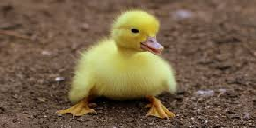
#> input picture aiMath/img1.png, 256 x 128 px
$ python 2018125084_week5.py
#> lines starting #> are read from the running program, lines starting #| are printed output that depends on the picture
from PIL import Image
import numpy as np
import numpy.linalg as la


# Problem 1-a
img1 = Image.open("img1.png")
#> img1 is the input picture: PIL image 256x128 RGB; mean R, G, B 117.2, 97.6, 70.5
img2 = Image.open("img2.png")
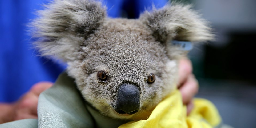
#> input picture aiMath/img2.png, 256 x 128 px
#> img2 is the input picture: PIL image 256x128 RGB; mean R, G, B 102.3, 105.8, 116.4
img3 = Image.open("img3.png")
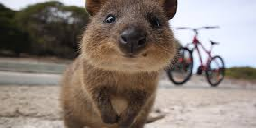
#> input picture aiMath/img3.png, 256 x 128 px
#> img3 is the input picture: PIL image 256x128 RGB; mean R, G, B 138, 126.8, 119.4
img4 = Image.open("img4.png")
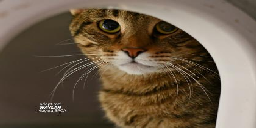
#> input picture aiMath/img4.png, 256 x 128 px
#> img4 is the input picture: PIL image 256x128 RGB; mean R, G, B 107.3, 90.8, 72

imgArr1 = np.asarray(img1)
imgArr2 = np.asarray(img2)
imgArr3 = np.asarray(img3)
imgArr4 = np.asarray(img4)

print("1-a")
print("image 1 : ", imgArr1.shape)
#| image 1 :  (128, 256, 3)
print("image 2 : ", imgArr2.shape)
#| image 2 :  (128, 256, 3)
print("image 3 : ", imgArr3.shape)
#| image 3 :  (128, 256, 3)
print("image 4 : ", imgArr4.shape)
#| image 4 :  (128, 256, 3)

# Problem 1-b
imgBatch = np.stack([imgArr1, imgArr2, imgArr3, imgArr4], axis=3)
imgBatch = imgBatch.transpose()
imgBatch = np.swapaxes(imgBatch, 3, 2)

print("1-b: ", end='')
print(imgBatch.shape)
#| (4, 3, 128, 256)

# Problem 1-c
reshapedBatch = imgBatch.reshape(4, 3, 128*256)
print("1-c: ", end='')
print(reshapedBatch.shape)
#| (4, 3, 32768)

# Problem 2
gray = np.array([0.3, 0.59, 0.11])
img1red = imgBatch[0][0] * gray[0]
img1green = imgBatch[0][1] * gray[1]
img1blue = imgBatch[0][2] * gray[2]
grayImg1 = img1red + img1green + img1blue

img2red = imgBatch[1][0] * gray[0]
img2green = imgBatch[1][1] * gray[1]
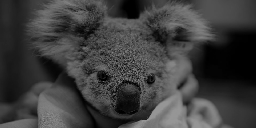
#> img2green: shape (128, 256) float64; min 0, max 150.4, mean 62.4
img2blue = imgBatch[1][2] * gray[2]
grayImg2 = img2red + img2green + img2blue

img3red = imgBatch[2][0] * gray[0]
img3green = imgBatch[2][1] * gray[1]
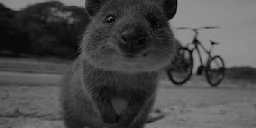
#> img3green: shape (128, 256) float64; min 0, max 150.4, mean 74.8
img3blue = imgBatch[2][2] * gray[2]
grayImg3 = img3red + img3green + img3blue

img4red = imgBatch[3][0] * gray[0]
img4green = imgBatch[3][1] * gray[1]
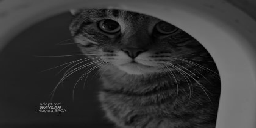
#> img4green: shape (128, 256) float64; min 0, max 149.9, mean 53.6
img4blue= imgBatch[3][2] * gray[2]
grayImg4 = img4red + img4green + img4blue
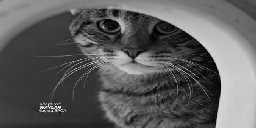
#> grayImg4: shape (128, 256) float64; min 0.55, max 253.9, mean 93.7

grayImgBatch = np.stack([grayImg1, grayImg2, grayImg3, grayImg4])

print("2: ",end='')
print(grayImgBatch.shape)
#| (4, 128, 256)


# Problem 3-a
T = np.array(([1,2,3], [5,3,4], [7,2,3]))
w1, v1 = la.eig(T)
print("3-a")
print("lambda 1: ", w1[0])
print("eigen vector 1: ", v1.transpose()[0])
print("lambda 2: ", w1[1])
print("eigen vector 2: ", v1.transpose()[1])
print("lambda 3: ", w1[2])
print("eigen vector 3: ", v1.transpose()[2])

# Problem 3-b
print("3-b")
print(np.matmul(T,v1.transpose()[0]))
print(np.matmul(T,v1.transpose()[1]))
print(np.matmul(T,v1.transpose()[2]))

# Problem 3-c
print("3-c")
lambdaX1 = w1[0] * v1.transpose()[0]
lambdaX2 = w1[1] * v1.transpose()[1]
lambdaX3 = w1[2] * v1.transpose()[2]
print(lambdaX1)
print(lambdaX2)
print(lambdaX3)

# Problem 4-a
L = np.array(([0,1/2,0,0], [1/3,0,0,1/2], [1/3,0,0,1/2], [1/3, 1/2, 1, 0]))
print("4-a")
print(L)

# Problem 4-b
Lw, Lv = la.eig(L)
Lv = Lv.transpose()
absV = abs(Lv[0])
sumV = np.sum(absV)
normV = absV/sumV

print("4-b")
print(100 * np.real(normV))

# Problem 4-c
def PageRank(linkMatrix):
    initV = 100 * (1/linkMatrix.shape[0])
    r = np.full(linkMatrix.shape[0], initV)
    newR = np.matmul(linkMatrix, r)
    while (np.abs(la.norm(r) - la.norm(newR)) > 0.01):
        r = newR
        newR = np.matmul(linkMatrix,newR)
    return r

print("4-c")
print(PageRank(L))
